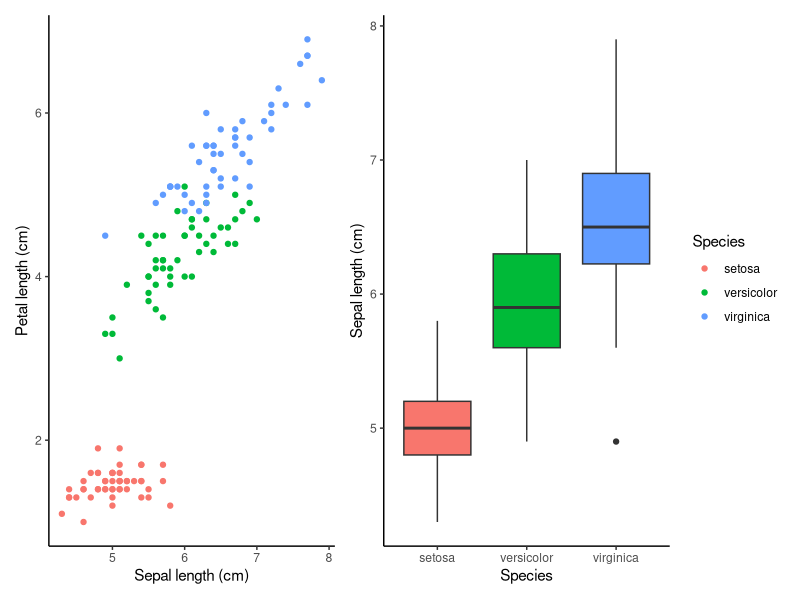
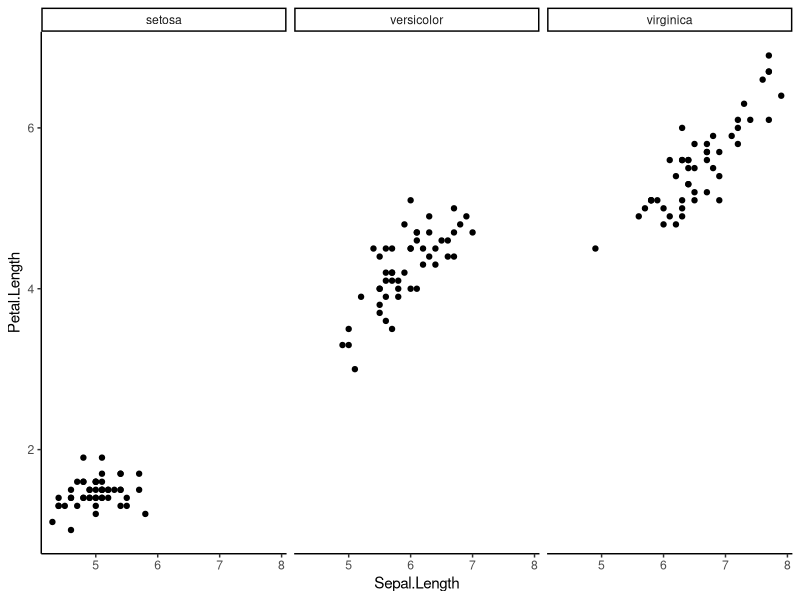
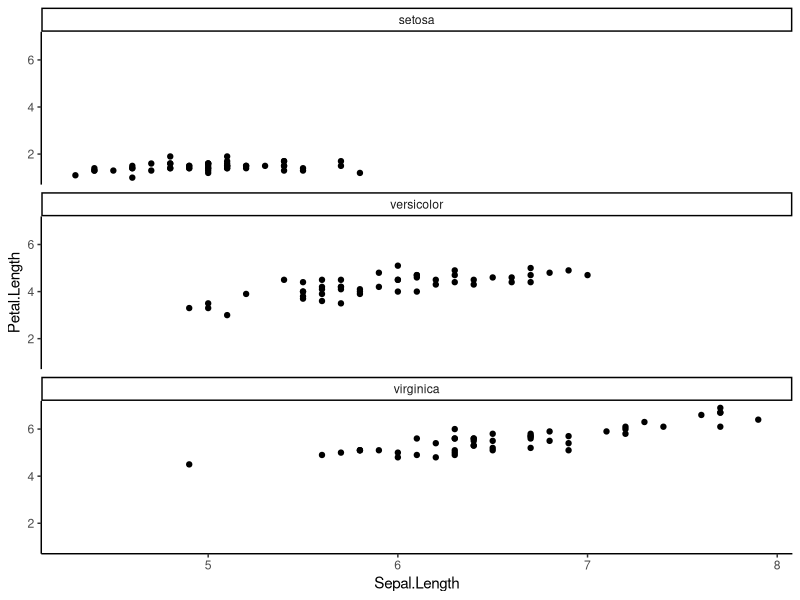
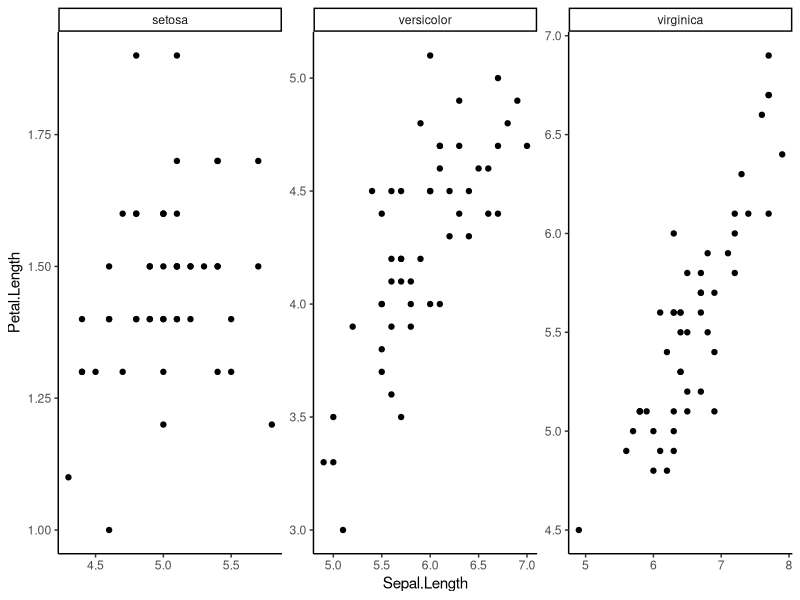
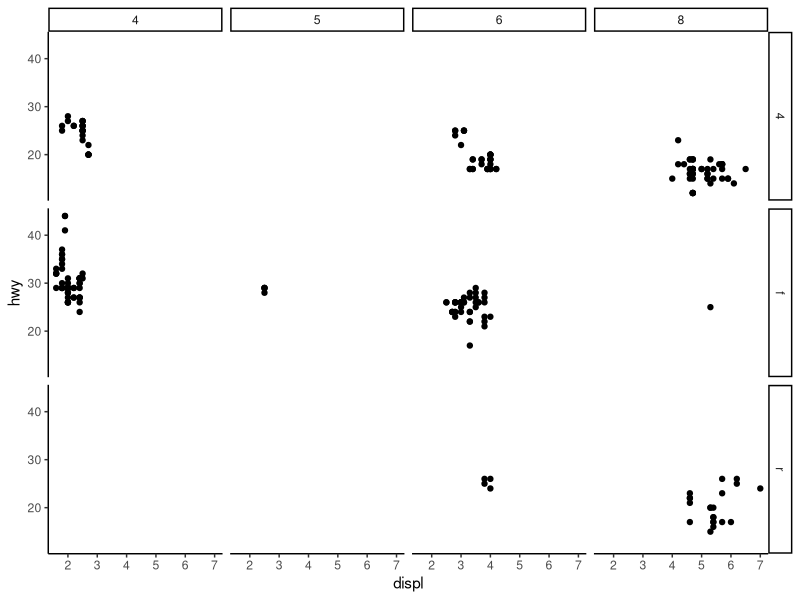
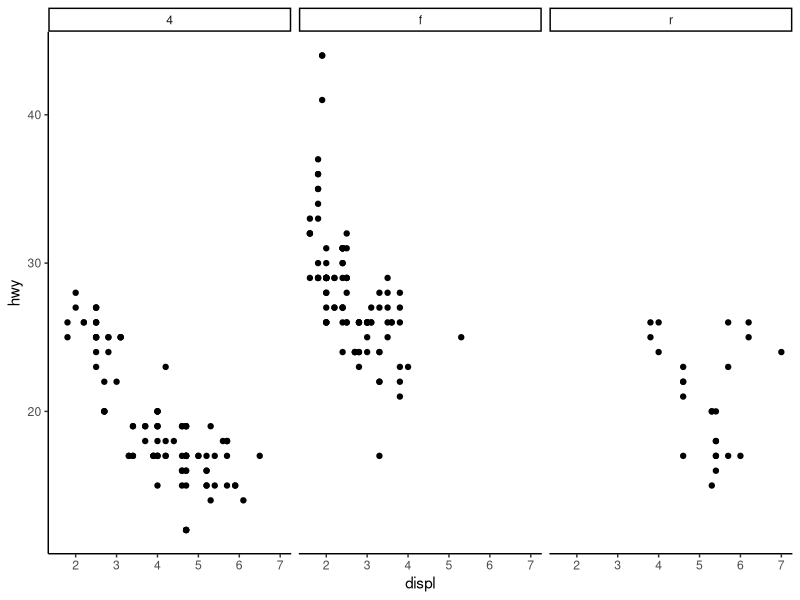
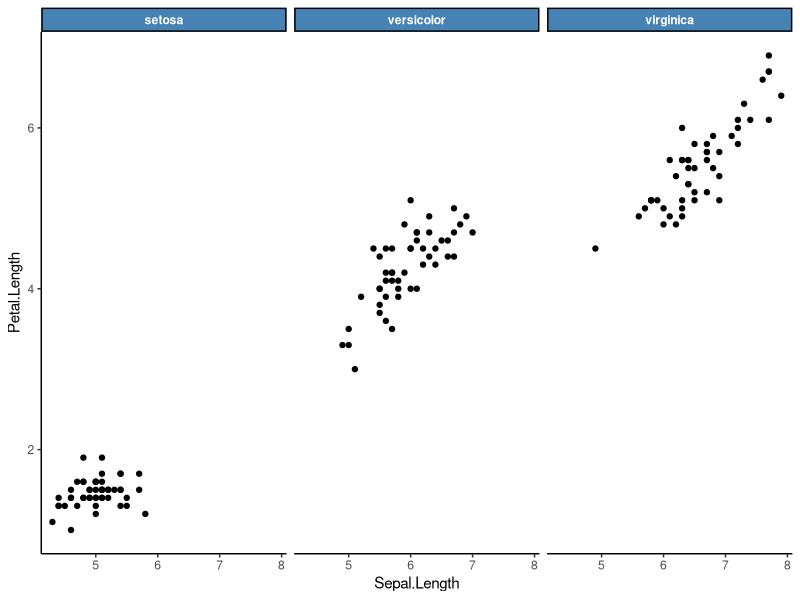
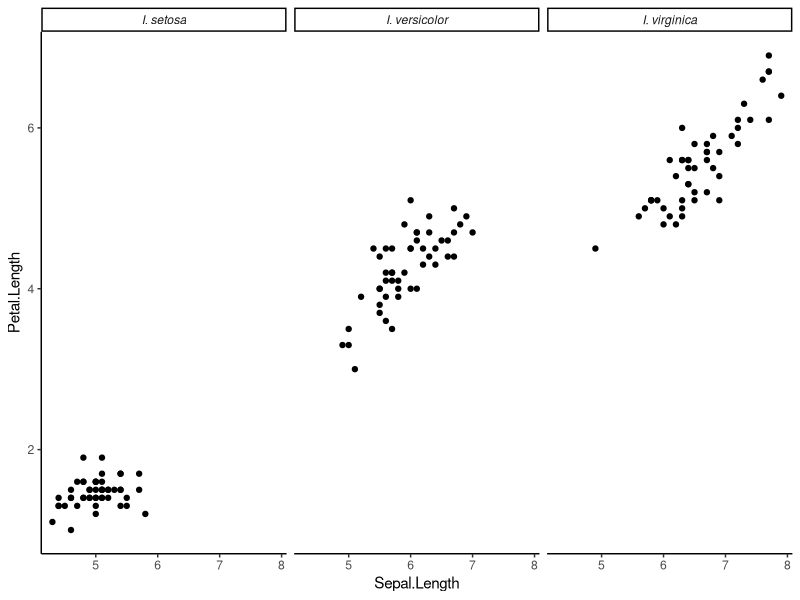

Write the R code that produced these figures, in order.
## ---- chunk 1
#| label: ggplot-multipanel-1
#| echo: false
#| warning: false
#| message: false
library(ggplot2)
library(patchwork)

p1 <- ggplot(iris, aes(Sepal.Length, Petal.Length, colour = Species)) +
  geom_point() +
  theme_classic() +
  labs(x = "Sepal length (cm)", y = "Petal length (cm)")

p2 <- ggplot(iris, aes(Species, Sepal.Length, fill = Species)) +
  geom_boxplot(show.legend = FALSE) +
  theme_classic() +
  labs(x = "Species", y = "Sepal length (cm)")

(p1 | p2) + plot_layout(guides = "collect")
## ---- chunk 2
#| label: ggplot-multipanel-2
#| message: false
library(ggplot2)
## ---- chunk 3
#| label: ggplot-multipanel-3
data(iris)
data(mpg)
## ---- chunk 4
#| label: ggplot-multipanel-4
#| fig-width: 9
#| fig-height: 3
p <- ggplot(iris, aes(Sepal.Length, Petal.Length)) +
  geom_point() +
  theme_classic()

p + facet_wrap(~ Species)
## ---- chunk 5
#| label: ggplot-multipanel-5
#| fig-width: 4
#| fig-height: 9
p + facet_wrap(~ Species, ncol = 1)
## ---- chunk 6
#| label: ggplot-multipanel-6
#| fig-width: 9
#| fig-height: 3
p + facet_wrap(~ Species, scales = "free")
## ---- chunk 7
#| label: ggplot-multipanel-7
#| fig-width: 9
#| fig-height: 6
ggplot(mpg, aes(displ, hwy)) +
  geom_point() +
  theme_classic() +
  facet_grid(drv ~ cyl)
## ---- chunk 8
#| label: ggplot-multipanel-8
#| fig-width: 9
#| fig-height: 3
ggplot(mpg, aes(displ, hwy)) +
  geom_point() +
  theme_classic() +
  facet_grid(. ~ drv)
## ---- chunk 9
#| label: ggplot-multipanel-9
#| fig-width: 9
#| fig-height: 3
p + facet_wrap(~ Species) +
  theme(
    strip.background = element_rect(fill = "steelblue"),
    strip.text = element_text(colour = "white", face = "bold")
  )
## ---- chunk 10
#| label: ggplot-multipanel-10
#| fig-width: 9
#| fig-height: 3
species_labels <- c(
  setosa = "I. setosa",
  versicolor = "I. versicolor",
  virginica = "I. virginica"
)

p + facet_wrap(~ Species, labeller = labeller(Species = species_labels)) +
  theme(strip.text = element_text(face = "italic"))
## ---- chunk 11
#| label: ggplot-multipanel-11
#| message: false
library(patchwork)
## ---- chunk 12
#| label: ggplot-multipanel-12
p1 <- ggplot(iris, aes(Sepal.Length, Petal.Length, colour = Species)) +
  geom_point() +
  theme_classic()

p2 <- ggplot(iris, aes(Species, Sepal.Length, fill = Species)) +
  geom_boxplot(show.legend = FALSE) +
  theme_classic()
## ---- chunk 13
#| label: ggplot-multipanel-13
#| fig-width: 9
#| fig-height: 4
p1 | p2
## ---- chunk 14
#| label: ggplot-multipanel-14
#| fig-width: 5
#| fig-height: 8
p1 / p2
## ---- chunk 15
#| label: ggplot-multipanel-15
#| fig-width: 10
#| fig-height: 5
p3 <- ggplot(iris, aes(Petal.Width, Petal.Length, colour = Species)) +
  geom_point() +
  theme_classic()

p1 | (p2 / p3)
## ---- chunk 16
#| label: ggplot-multipanel-16
#| fig-width: 10
#| fig-height: 5
(p1 | (p2 / p3)) +
  plot_annotation(tag_levels = "A")
## ---- chunk 17
#| label: ggplot-multipanel-17
#| fig-width: 10
#| fig-height: 5
(p1 | p2) +
  plot_annotation(
    title = "Iris sepal and petal measurements",
    theme = theme(plot.title = element_text(size = 14, face = "bold"))
  )
## ---- chunk 18
#| label: ggplot-multipanel-18
#| fig-width: 10
#| fig-height: 4
(p1 | p3) +
  plot_layout(guides = "collect")
## ---- chunk 19
#| label: ggplot-multipanel-19
#| fig-width: 10
#| fig-height: 4
(p1 | p3) +
  plot_layout(guides = "collect") +
  plot_annotation(
    tag_levels = "A",
    title = "Iris petal and sepal relationships"
  )
